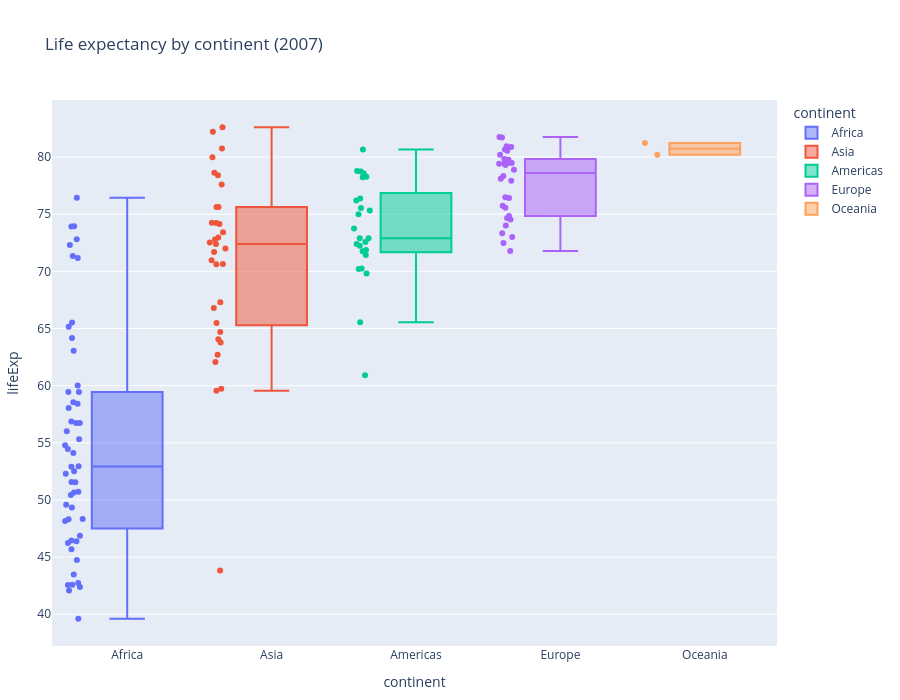

Notebook cell for this chart:
### Code cell
fig = px.box(
    df_2007,
    x="continent", y="lifeExp",
    color="continent",
    points="all",
    hover_name="country",
    title="Life expectancy by continent (2007)",
    category_orders={"continent":
        ["Africa", "Asia", "Americas", "Europe", "Oceania"]},
)
fig.update_layout(
    autosize=True,
    width=None,
    height=700,
    margin=dict(l=50, r=50, t=100, b=50),
)
fig.show(config={"responsive": True})

### Figure 1 — Plotly figure (JSON) as saved in the notebook; plotly's stock layout.template omitted (floating-point values rounded to 4 significant figures)
{"data": [{"alignmentgroup": "True", "boxpoints": "all", "hovertemplate": "<b>%{hovertext}</b><br><br>continent=%{x}<br>lifeExp=%{y}<extra></extra>", "hovertext": ["Algeria", "Angola", "Benin", "Botswana", "Burkina Faso", "Burundi", "Cameroon", "Central African Republic", "Chad", "Comoros", "Congo, Dem. Rep.", "Congo, Rep.", "Cote d'Ivoire", "Djibouti", "Egypt", "Equatorial Guinea", "Eritrea", "Ethiopia", "Gabon", "Gambia", "Ghana", "Guinea", "Guinea-Bissau", "Kenya", "Lesotho", "Liberia", "Libya", "Madagascar", "Malawi", "Mali", "Mauritania", "Mauritius", "Morocco", "Mozambique", "Namibia", "Niger", "Nigeria", "Reunion", "Rwanda", "Sao Tome and Principe", "Senegal", "Sierra Leone", "Somalia", "South Africa", "Sudan", "Swaziland", "Tanzania", "Togo", "Tunisia", "Uganda", "Zambia", "Zimbabwe"], "legendgroup": "Africa", "marker": {"color": "#636efa"}, "name": "Africa", "notched": false, "offsetgroup": "Africa", "orientation": "v", "showlegend": true, "type": "box", "x": ["Africa", "Africa", "Africa", "Africa", "Africa", "Africa", "Africa", "Africa", "Africa", "Africa", "Africa", "Africa", "Africa", "Africa", "Africa", "Africa", "Africa", "Africa", "Africa", "Africa", "Africa", "Africa", "Africa", "Africa", "Africa", "Africa", "Africa", "Africa", "Africa", "Africa", "Africa", "Africa", "Africa", "Africa", "Africa", "Africa", "Africa", "Africa", "Africa", "Africa", "Africa", "Africa", "Africa", "Africa", "Africa", "Africa", "Africa", "Africa", "Africa", "Africa", "Africa", "Africa"], "x0": " ", "xaxis": "x", "y": [72.3, 42.73, 56.73, 50.73, 52.3, 49.58, 50.43, 44.74, 50.65, 65.15, 46.46, 55.32, 48.33, 54.79, 71.34, 51.58, 58.04, 52.95, 56.73, 59.45, 60.02, 56.01, 46.39, 54.11, 42.59, 45.68, 73.95, 59.44, 48.3, 54.47, 64.16, 72.8, 71.16, 42.08, 52.91, 56.87, 46.86, 76.44, 46.24, 65.53, 63.06, 42.57, 48.16, 49.34, 58.56, 39.61, 52.52, 58.42, 73.92, 51.54, 42.38, 43.49], "y0": " ", "yaxis": "y"}, {"alignmentgroup": "True", "boxpoints": "all", "hovertemplate": "<b>%{hovertext}</b><br><br>continent=%{x}<br>lifeExp=%{y}<extra></extra>", "hovertext": ["Afghanistan", "Bahrain", "Bangladesh", "Cambodia", "China", "Hong Kong, China", "India", "Indonesia", "Iran", "Iraq", "Israel", "Japan", "Jordan", "Korea, Dem. Rep.", "Korea, Rep.", "Kuwait", "Lebanon", "Malaysia", "Mongolia", "Myanmar", "Nepal", "Oman", "Pakistan", "Philippines", "Saudi Arabia", "Singapore", "Sri Lanka", "Syria", "Taiwan", "Thailand", "Vietnam", "West Bank and Gaza", "Yemen, Rep."], "legendgroup": "Asia", "marker": {"color": "#EF553B"}, "name": "Asia", "notched": false, "offsetgroup": "Asia", "orientation": "v", "showlegend": true, "type": "box", "x": ["Asia", "Asia", "Asia", "Asia", "Asia", "Asia", "Asia", "Asia", "Asia", "Asia", "Asia", "Asia", "Asia", "Asia", "Asia", "Asia", "Asia", "Asia", "Asia", "Asia", "Asia", "Asia", "Asia", "Asia", "Asia", "Asia", "Asia", "Asia", "Asia", "Asia", "Asia", "Asia", "Asia"], "x0": " ", "xaxis": "x", "y": [43.83, 75.64, 64.06, 59.72, 72.96, 82.21, 64.7, 70.65, 70.96, 59.55, 80.75, 82.6, 72.53, 67.3, 78.62, 77.59, 71.99, 74.24, 66.8, 62.07, 63.78, 75.64, 65.48, 71.69, 72.78, 79.97, 72.4, 74.14, 78.4, 70.62, 74.25, 73.42, 62.7], "y0": " ", "yaxis": "y"}, {"alignmentgroup": "True", "boxpoints": "all", "hovertemplate": "<b>%{hovertext}</b><br><br>continent=%{x}<br>lifeExp=%{y}<extra></extra>", "hovertext": ["Argentina", "Bolivia", "Brazil", "Canada", "Chile", "Colombia", "Costa Rica", "Cuba", "Dominican Republic", "Ecuador", "El Salvador", "Guatemala", "Haiti", "Honduras", "Jamaica", "Mexico", "Nicaragua", "Panama", "Paraguay", "Peru", "Puerto Rico", "Trinidad and Tobago", "United States", "Uruguay", "Venezuela"], "legendgroup": "Americas", "marker": {"color": "#00cc96"}, "name": "Americas", "notched": false, "offsetgroup": "Americas", "orientation": "v", "showlegend": true, "type": "box", "x": ["Americas", "Americas", "Americas", "Americas", "Americas", "Americas", "Americas", "Americas", "Americas", "Americas", "Americas", "Americas", "Americas", "Americas", "Americas", "Americas", "Americas", "Americas", "Americas", "Americas", "Americas", "Americas", "Americas", "Americas", "Americas"], "x0": " ", "xaxis": "x", "y": [75.32, 65.55, 72.39, 80.65, 78.55, 72.89, 78.78, 78.27, 72.23, 74.99, 71.88, 70.26, 60.92, 70.2, 72.57, 76.19, 72.9, 75.54, 71.75, 71.42, 78.75, 69.82, 78.24, 76.38, 73.75], "y0": " ", "yaxis": "y"}, {"alignmentgroup": "True", "boxpoints": "all", "hovertemplate": "<b>%{hovertext}</b><br><br>continent=%{x}<br>lifeExp=%{y}<extra></extra>", "hovertext": ["Albania", "Austria", "Belgium", "Bosnia and Herzegovina", "Bulgaria", "Croatia", "Czech Republic", "Denmark", "Finland", "France", "Germany", "Greece", "Hungary", "Iceland", "Ireland", "Italy", "Montenegro", "Netherlands", "Norway", "Poland", "Portugal", "Romania", "Serbia", "Slovak Republic", "Slovenia", "Spain", "Sweden", "Switzerland", "Turkey", "United Kingdom"], "legendgroup": "Europe", "marker": {"color": "#ab63fa"}, "name": "Europe", "notched": false, "offsetgroup": "Europe", "orientation": "v", "showlegend": true, "type": "box", "x": ["Europe", "Europe", "Europe", "Europe", "Europe", "Europe", "Europe", "Europe", "Europe", "Europe", "Europe", "Europe", "Europe", "Europe", "Europe", "Europe", "Europe", "Europe", "Europe", "Europe", "Europe", "Europe", "Europe", "Europe", "Europe", "Europe", "Europe", "Europe", "Europe", "Europe"], "x0": " ", "xaxis": "x", "y": [76.42, 79.83, 79.44, 74.85, 73.0, 75.75, 76.49, 78.33, 79.31, 80.66, 79.41, 79.48, 73.34, 81.76, 78.89, 80.55, 74.54, 79.76, 80.2, 75.56, 78.1, 72.48, 74.0, 74.66, 77.93, 80.94, 80.88, 81.7, 71.78, 79.42], "y0": " ", "yaxis": "y"}, {"alignmentgroup": "True", "boxpoints": "all", "hovertemplate": "<b>%{hovertext}</b><br><br>continent=%{x}<br>lifeExp=%{y}<extra></extra>", "hovertext": ["Australia", "New Zealand"], "legendgroup": "Oceania", "marker": {"color": "#FFA15A"}, "name": "Oceania", "notched": false, "offsetgroup": "Oceania", "orientation": "v", "showlegend": true, "type": "box", "x": ["Oceania", "Oceania"], "x0": " ", "xaxis": "x", "y": [81.23, 80.2], "y0": " ", "yaxis": "y"}], "layout": {"autosize": true, "boxmode": "overlay", "height": 700, "legend": {"title": {"text": "continent"}, "tracegroupgap": 0}, "margin": {"b": 50, "l": 50, "r": 50, "t": 100}, "title": {"text": "Life expectancy by continent (2007)"}, "xaxis": {"anchor": "y", "categoryarray": ["Africa", "Asia", "Americas", "Europe", "Oceania"], "categoryorder": "array", "domain": [0, 1], "title": {"text": "continent"}}, "yaxis": {"anchor": "x", "domain": [0, 1], "title": {"text": "lifeExp"}}}}
